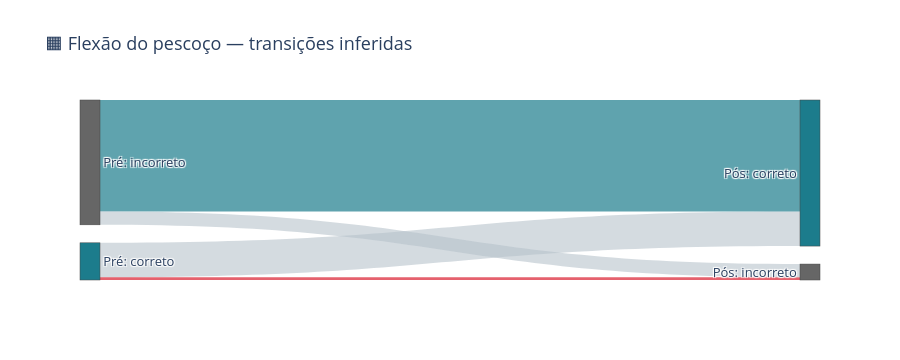

Here is the notebook cell this chart was saved with:
### Code cell
def sankey(t, title):
    labels = ["Pré: correto", "Pré: incorreto", "Pós: correto", "Pós: incorreto"]
    link_colors = ["rgba(184,196,203,.6)", "rgba(219,30,47,.7)", "rgba(28,124,140,.7)", "rgba(184,196,203,.6)"]
    f = go.Figure(go.Sankey(
        node=dict(label=labels, color=[viz.TEAL, viz.GRAY, viz.TEAL, viz.GRAY], pad=18),
        link=dict(source=[0, 0, 1, 1], target=[2, 3, 2, 3], value=[t.a, t.b, t.c, t.d], color=link_colors,
                  customdata=["a: permaneceu correto", "b: piorou", "c: melhorou", "d: permaneceu incorreto"],
                  hovertemplate="%{customdata}: %{value}<extra></extra>")))
    f.update_layout(title=title, height=360, font_size=13)
    return f

sankey(neck, "🟧 Flexão do pescoço — transições inferidas").show()

### Figure 1 — Plotly figure (JSON) as saved in the notebook; plotly's stock layout.template omitted (floating-point values rounded to 4 significant figures)
{"data": [{"link": {"color": ["rgba(184,196,203,.6)", "rgba(219,30,47,.7)", "rgba(28,124,140,.7)", "rgba(184,196,203,.6)"], "customdata": ["a: permaneceu correto", "b: piorou", "c: melhorou", "d: permaneceu incorreto"], "hovertemplate": "%{customdata}: %{value}<extra></extra>", "source": [0, 0, 1, 1], "target": [2, 3, 2, 3], "value": [26, 2, 84, 10]}, "node": {"color": ["#1C7C8C", "#666666", "#1C7C8C", "#666666"], "label": ["Pré: correto", "Pré: incorreto", "Pós: correto", "Pós: incorreto"], "pad": 18}, "type": "sankey"}], "layout": {"font": {"size": 13}, "height": 360, "title": {"text": "🟧 Flexão do pescoço — transições inferidas"}}}
